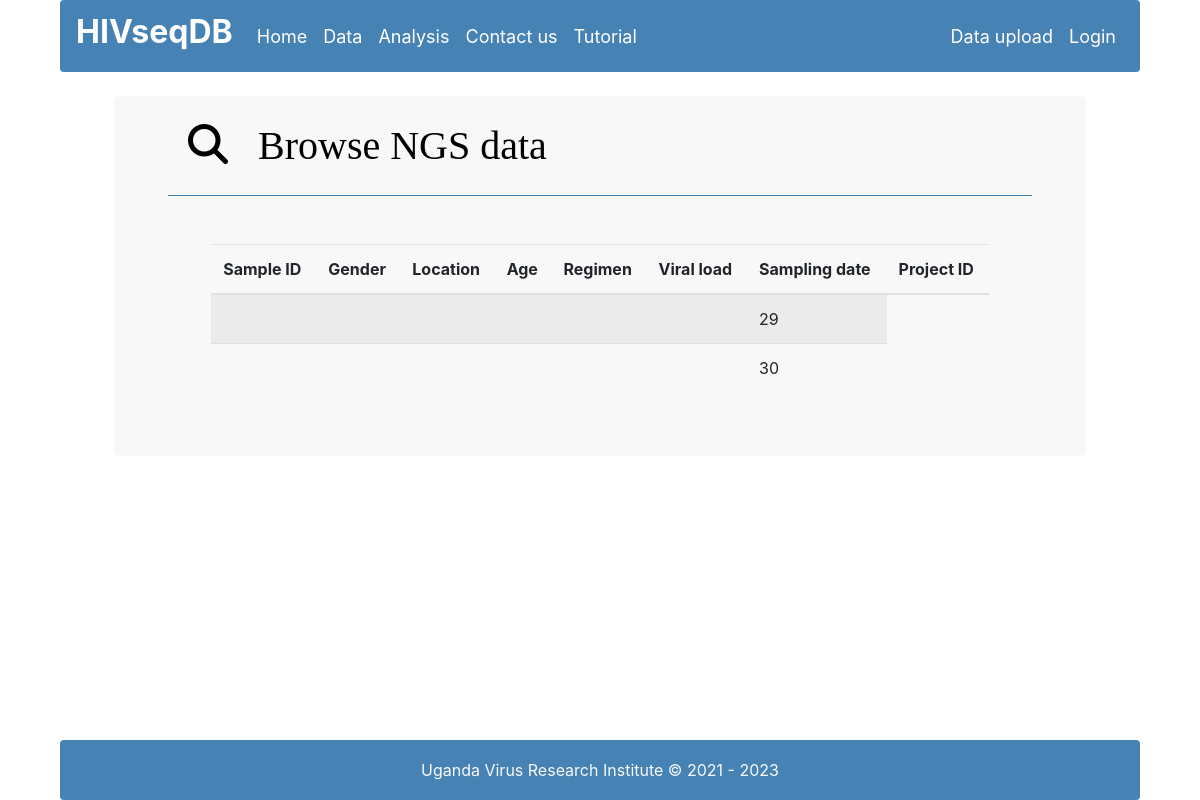
Page /search/ngs-data/ on the earlier database version.
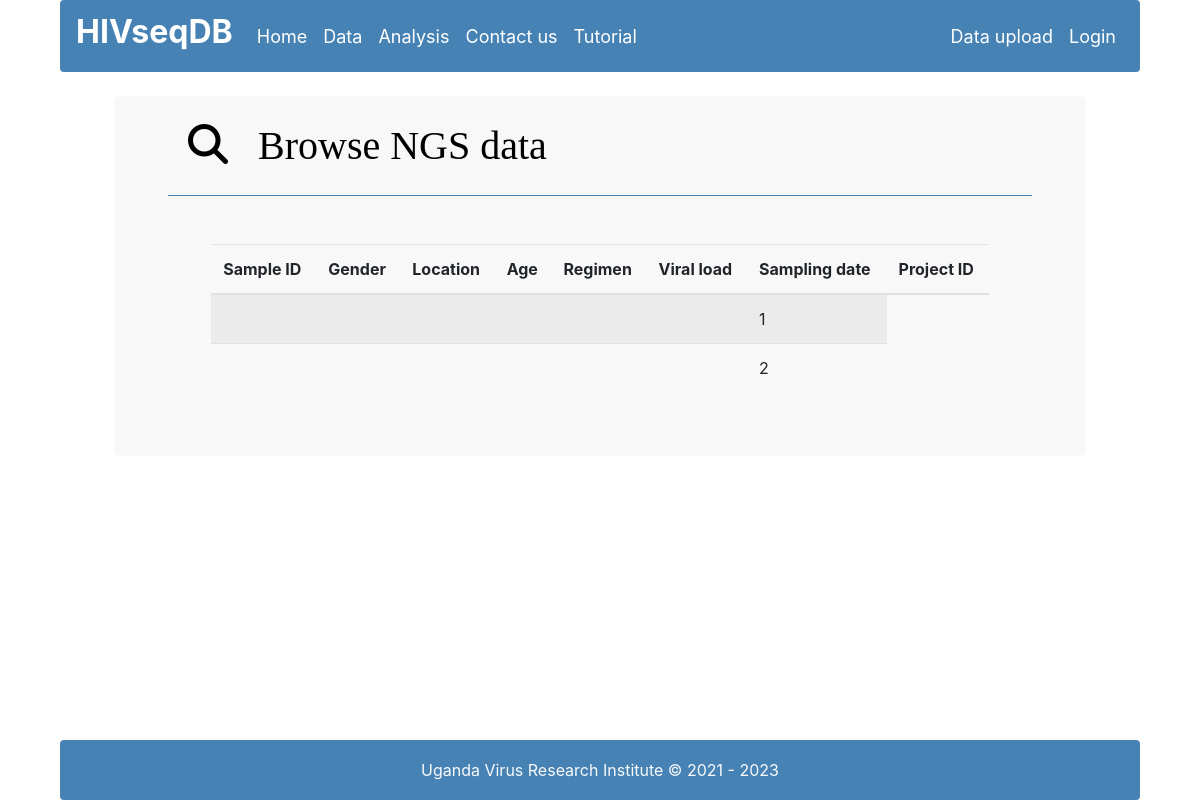
Same page on the later database version.
### uploads/models.py (models this page shows, shortened)
class Project(models.Model):
    project_ID=models.AutoField(primary_key=True)
    project_Name=models.CharField(max_length=50)
    Region_Sequenced=models.CharField(max_length=50)
    Sequencing_Technology=models.CharField(max_length=50)
    Sequencing_Platform=models.CharField(max_length=50)
    Sequencing_Date=models.DateField(default=timezone.now)
    fastq_File = models.FileField(upload_to=project_upload_path, blank=True, null=True)

### search/views.py (the view)
# urls.py: path('search/ngs-data/', NGSdataView.as_view(), name='searchngs'),
class NGSdataView(generic.ListView):
    model = Project
    queryset = Project.objects.all().order_by('project_ID')
    template_name = 'search/ngs-data.html'
    paginate_by = 2

### templates/search/ngs-data.html (shortened to what this page needs)
{% extends "base/base.html" %}
{% load static %}
{% load crispy_forms_tags %}
{% block css %}
<link rel="stylesheet" href="https://stackpath.bootstrapcdn.com/bootstrap/4.4.1/css/bootstrap.min.css">
<link rel="stylesheet" type="text/css" href="https://cdnjs.cloudflare.com/ajax/libs/font-awesome/6.2.1/css/all.min.css">
{% endblock %}
{% block content %}
<div class="analysis-container">
<div class="analysis-header">
    <div class="icon">
        <i class="fa fa-search" aria-hidden="true"></i>
        &nbsp Browse NGS data
    </div>
</div>
<br><br>
<div class="params">
    <table class="table table-striped">
        <thead>
            <tr>
                <th>Sample ID</th>
                <th>Gender</th>
                <th>Location</th>
                <th>Age</th>
                <th>Regimen</th>
                <th>Viral load</th>
                <th>Sampling date</th>
                <th>Project ID</th>
            </tr>
        </thead>
        <tbody>
            {% for result in page_obj %}
            <tr>
                <td>{{result.sample_ID}}</td>
                <td>{{result.gene}}</td>
                <td>{{result.wildType}}</td>
                <td>{{result.position}}</td>
                <td>{{result.mutation}}</td>
                <td>{{result.mutation_Frequency}}</td>
                <td>{{result.project_ID}}</td>
            </tr>
            {% endfor %}
        </tbody>
    </table>
</div>
<br><br>
</div>
<br>
{% endblock %}

### templates/base/base.html (shortened to what this page needs)
<!DOCTYPE html>
<html lang="en">
{% load static %}
<head>
  {% block css %}
  {% endblock %}
  <link rel="stylesheet" href="https://cdn.jsdelivr.net/npm/bootstrap@4.6.2/dist/css/bootstrap.min.css">
</head>
<body>
<nav class="navbar navbar-expand-sm navbar-custom rounded sticky-top">
  <a class="navbar-brand" href="#"><h2><Strong>HIVseqDB</Strong></h2></a>
  <ul class="navbar-nav">
    <li class="nav-item">
      <a class="nav-link" href="/home/">Home</a>
    </li>
    <li class="nav-item">
      <a class="nav-link" href="/search/advanced/">Data</a>
    </li>
    <li class="nav-item">
      <a class="nav-link" href="/analysis/create/">Analysis</a>
    </li>
    <li class="nav-item">
      <a class="nav-link" href="#">Contact us</a>
    </li>
    <li class="nav-item">
      <a class="nav-link" href="#">Tutorial</a>
    </li>
  </ul>
  <ul class="navbar-nav ml-auto">
    <li class="nav-item">
      <a class="nav-link" href="/uploads/ngs-data/">Data upload</a>
    </li>
    <li class="nav-item">
      <a class="nav-link" href="#">Login</a>
    </li>
  </ul>
</nav>
<div class="container-fluid"><br>
</div>
{% block content %}
{% endblock %}
<footer class="footer rounded">
  <div class="container">
    <span class="text-light">
       Uganda Virus Research Institute &copy; 2021 - <script>document.write(new Date().getFullYear())</script>
    </span>
  </div>
</footer>
</body>
</html>

### templates/search/ngs-data.html (style rules this page uses)
.analysis-container { height: 100%; width: 90%; border-radius: 5px; background-color:#F8F8F8; margin: auto; padding-left: 5%; padding-right: 5%; }
.analysis-header { height: 100px; width: 100%; border-radius: 0px; display: flex; justify-content: center; flex-direction: column; border-bottom: 1px solid rgb(70,130,180); }
.icon { color: black; font-size: 40px; padding: 20px 20px 20px 20px; font-family: bold; }
.params { margin: auto; width: 90%; align-items: center; }

### templates/base/base.html (style rules this page uses)
html { position: relative; min-height: 100%; width: 90%; margin: auto; }
body { margin: auto; margin-bottom: 60px; }
.navbar-custom { background-color:#4682B4; }
.navbar-custom .navbar-nav .nav-link { color: #fff; font-size: large; }
.navbar-custom .navbar-brand, .navbar-custom .navbar-text { color: #fff; }
.footer { position: absolute; bottom: 0; width: 100%; height: 60px; line-height: 60px; text-align: center; background-color: #4682B4; }

Differences in the rows shown:
removed Project: project_ID "29"
removed Project: project_ID "30"
added Project: project_ID "1"
added Project: project_ID "2"
